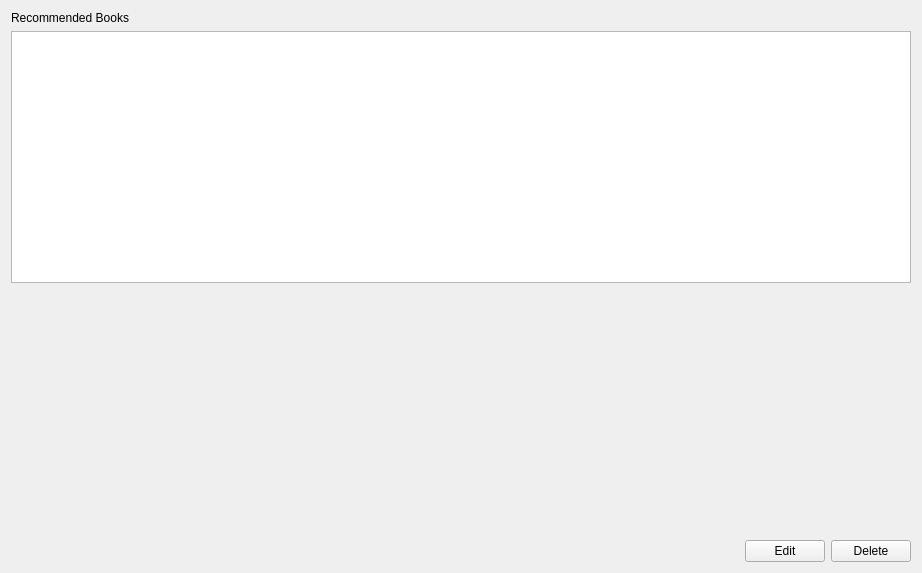
<?xml version="1.0" encoding="UTF-8"?>
<ui version="4.0">
 <class>Form</class>
 <widget class="QWidget" name="Form">
  <property name="geometry">
   <rect>
    <x>0</x>
    <y>0</y>
    <width>922</width>
    <height>573</height>
   </rect>
  </property>
  <property name="windowTitle">
   <string>Form</string>
  </property>
  <layout class="QVBoxLayout" name="verticalLayout">
   <item>
    <widget class="QLabel" name="label">
     <property name="text">
      <string>Recommended Books</string>
     </property>
    </widget>
   </item>
   <item>
    <widget class="QTableWidget" name="books"/>
   </item>
   <item>
    <spacer name="verticalSpacer">
     <property name="orientation">
      <enum>Qt::Vertical</enum>
     </property>
     <property name="sizeHint" stdset="0">
      <size>
       <width>20</width>
       <height>60</height>
      </size>
     </property>
    </spacer>
   </item>
   <item>
    <layout class="QHBoxLayout" name="horizontalLayout_2">
     <item>
      <spacer name="horizontalSpacer">
       <property name="orientation">
        <enum>Qt::Horizontal</enum>
       </property>
       <property name="sizeHint" stdset="0">
        <size>
         <width>40</width>
         <height>20</height>
        </size>
       </property>
      </spacer>
     </item>
     <item>
      <widget class="QPushButton" name="pushButton">
       <property name="text">
        <string>Edit</string>
       </property>
      </widget>
     </item>
     <item>
      <widget class="QPushButton" name="pushButton_2">
       <property name="text">
        <string>Delete</string>
       </property>
      </widget>
     </item>
    </layout>
   </item>
  </layout>
 </widget>
 <resources/>
 <connections/>
</ui>
